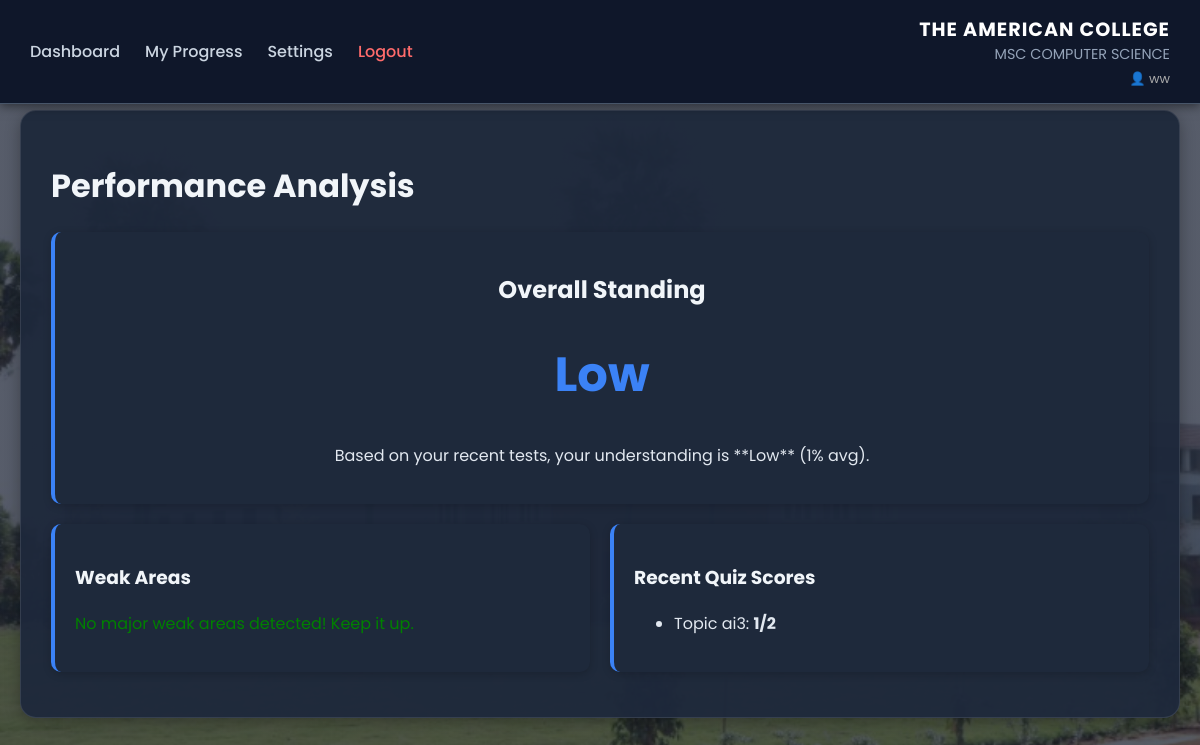
/analysis (signed in), run on an earlier commit of the app's database.
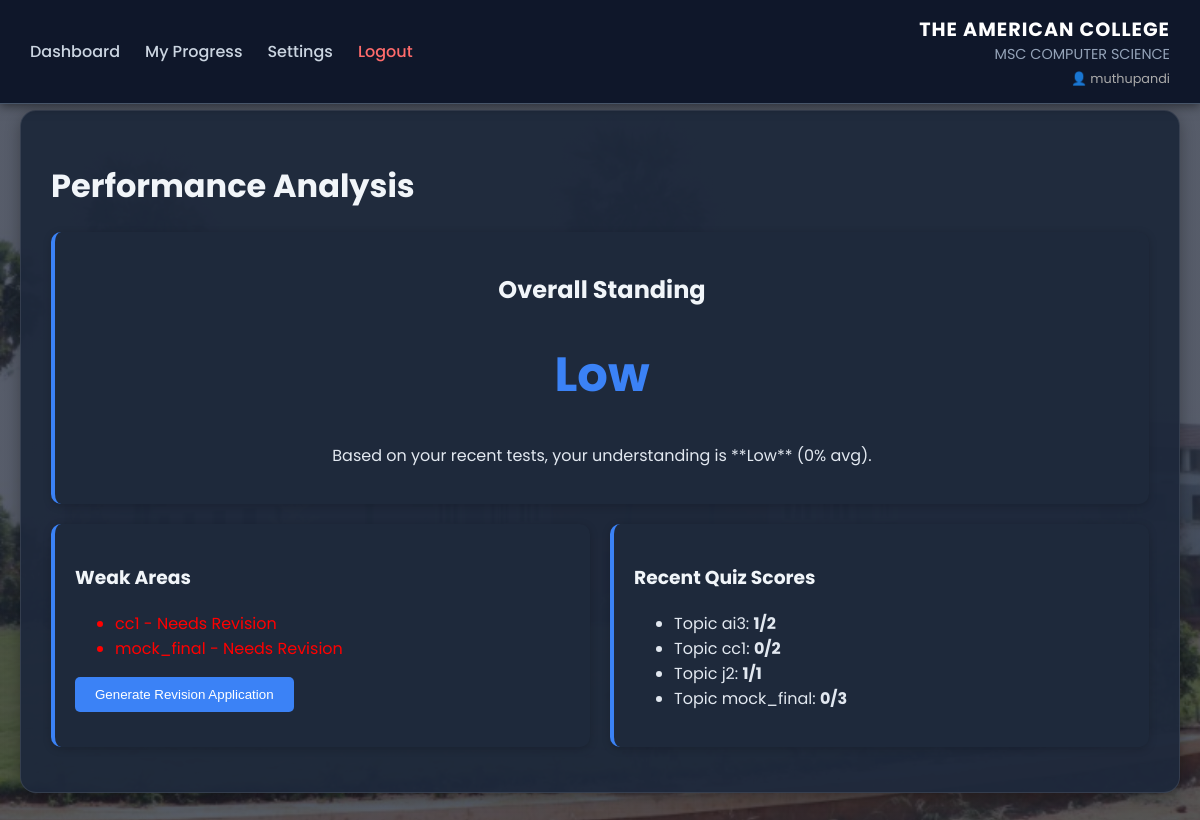
And on a later commit of the database.
### tables this page shows
CREATE TABLE quiz_scores (
            id INTEGER PRIMARY KEY AUTOINCREMENT,
            username TEXT,
            topic_id TEXT,
            score INTEGER,
            total INTEGER,
            timestamp TEXT,
            UNIQUE(username, topic_id)
        );

### app.py (the view)
@app.route('/analysis')
def analysis():
    if 'user' not in session: return redirect(url_for('index'))
    progress = get_student_progress(user_id(session['user']))
    scores_map = progress.get('quiz_scores', {})
    scores = []
    for tid, data in scores_map.items():
        d = data.copy()
        d['topic_id'] = tid
        scores.append(d)
    analysis_result = ai.analyze_performance(scores)
    return render_template('analysis.html', analysis=analysis_result, scores=progress.get('quiz_scores', {}))

### ai_engine.py (called while the page is built)
    def analyze_performance(self, scores_data):
        avg = 0
        if scores_data: avg = sum(s['score'] for s in scores_data) / len(scores_data)
        level = "Moderate"
        if avg > 80: level = "High"
        elif avg < 40: level = "Low"
        return {
            "level": level,
            "feedback": f"Based on your recent tests, your understanding is **{level}** ({int(avg)}% avg).",
            "weak_topics": [s.get('topic_id', 'Unknown') for s in scores_data if s['score'] < s['total']*0.5]
        }

### app.py (called while the page is built)
def user_id(user_obj):
    return user_obj.get('info_username', 'student') # Setup in login

### data_manager.py (called while the page is built)
def get_db_connection():
    conn = sqlite3.connect(DB_PATH)
    conn.row_factory = sqlite3.Row
    return conn

def get_student_progress(username):
    conn = get_db_connection()
    completed_rows = conn.execute('SELECT topic_id FROM topics_completed WHERE username = ?', (username,)).fetchall()
    topics_completed = [row['topic_id'] for row in completed_rows]
    score_rows = conn.execute('SELECT topic_id, score, total, timestamp FROM quiz_scores WHERE username = ?', (username,)).fetchall()
    quiz_scores = {}
    for row in score_rows:
        quiz_scores[row['topic_id']] = {
            "topic_id": row['topic_id'],
            "score": row['score'],
            "total": row['total'],
            "timestamp": row['timestamp']
        }
    conn.close()
    return {
        "topics_completed": topics_completed,
        "quiz_scores": quiz_scores,
        "syllabus_coverage": 0,
        "test_history": []
    }

### templates/analysis.html
{% extends "base.html" %}
{% block content %}
<div class="glass-panel">
    <h1>Performance Analysis</h1>
    <div class="card" style="text-align: center;">
        <h2>Overall Standing</h2>
        <h1 style="font-size: 3rem; color: var(--primary);">{{ analysis.level }}</h1>
        <p>{{ analysis.feedback }}</p>
    </div>
    <div style="display: flex; flex-wrap: wrap; gap: 20px; margin-top: 20px;">
        <div class="card" style="flex: 1;">
            <h3>Weak Areas</h3>
            {% if analysis.weak_topics %}
            <ul>
                {% for weak in analysis.weak_topics %}
                <li style="color: red;">{{ weak }} - Needs Revision</li>
                {% endfor %}
            </ul>
            <button class="btn">Generate Revision Application</button>
            {% else %}
            <p style="color: green;">No major weak areas detected! Keep it up.</p>
            {% endif %}
        </div>
        <div class="card" style="flex: 1;">
            <h3>Recent Quiz Scores</h3>
            {% if scores %}
            <ul>
                {% for tid, record in scores.items() %}
                <li>Topic {{ tid }}: <b>{{ record.score }}/{{ record.total }}</b></li>
                {% endfor %}
            </ul>
            {% else %}
            <p>No tests taken yet.</p>
            {% endif %}
        </div>
    </div>
</div>
{% endblock %}

### templates/base.html (shortened to what this page needs)
<!DOCTYPE html>
<html lang="en">
<head>
    <link rel="stylesheet" href="{{ url_for('static', filename='css/style.css') }}">
</head>
<body>
    <header>
        <div style="display: flex; align-items: center;">
            {% if session.get('user') %}
            <nav>
                <ul>
                    <li><a href="{{ url_for('dashboard') }}">Dashboard</a></li>
                    <li><a href="{{ url_for('analysis') }}">My Progress</a></li>
                    <li><a href="{{ url_for('settings') }}">Settings</a></li>
                    <li><a href="{{ url_for('logout') }}" style="color: #ff6b6b;">Logout</a></li>
                </ul>
            </nav>
            {% endif %}
        </div>
        <div class="logo-area" style="text-align: right;">
            <div class="college-name">THE AMERICAN COLLEGE</div>
            <div class="dept-name">MSC COMPUTER SCIENCE</div>
            {% if session.get('user') %}
            <div style="font-size: 0.8rem; margin-top: 5px; color: #aaa;">
                👤 {{ session.get('user')['name'] }}
            </div>
            {% else %}
            <a href="#" style="color: #fff; text-decoration: none; font-size: 0.9rem;">Login Portal</a>
            {% endif %}
        </div>
    </header>
    <div class="container">
        {% block content %}{% endblock %}
    </div>
</body>
</html>

### static/css/style.css (style rules this page uses)
:root { --college-dark: #0f172a; --college-blue: #1e293b; --accent: #3b82f6; --highlight: #f43f5e; --bg-light: #0f172a; --text-dark: #e2e8f0; --glass: rgba(30, 41, 59, 0.95); --primary: #3b82f6; --card-bg: #1e293b; --input-bg: #334155; --border-color: #475569; }
body { margin: 0; font-family: 'Poppins', sans-serif; background: linear-gradient(rgba(15, 23, 42, 0.7), rgba(15, 23, 42, 0.7)), url('/static/images/campus_bg.jpg') no-repeat center center fixed; background-size: cover; min-height: 100vh; color: var(--text-dark); }
.container { max-width: 1200px; margin: 90px auto 40px; padding: 20px; }
.glass-panel { background: var(--glass); border-radius: 16px; padding: 30px; box-shadow: 0 4px 15px rgba(0, 0, 0, 0.3); border: 1px solid rgba(255, 255, 255, 0.1); }
header { background: var(--college-dark); color: white; padding: 15px 30px; position: fixed; top: 0; left: 0; width: 100%; z-index: 1000; box-shadow: 0 2px 10px rgba(0, 0, 0, 0.5); display: flex; justify-content: space-between; align-items: center; box-sizing: border-box; border-bottom: 1px solid var(--border-color); }
.logo-area { display: flex; flex-direction: column; }
.college-name { font-size: 1.2rem; font-weight: bold; letter-spacing: 1px; }
.dept-name { font-size: 0.9rem; color: #94a3b8; }
nav ul { display: flex; list-style: none; margin: 0; padding: 0; align-items: center; }
nav ul li { margin-right: 25px; }
nav a { color: #cbd5e1; text-decoration: none; font-weight: 500; transition: color 0.3s; }
.btn { padding: 10px 20px; background: var(--accent); color: white; border: none; border-radius: 5px; cursor: pointer; text-decoration: none; display: inline-block; transition: background 0.3s; }
.card { background: var(--card-bg); padding: 20px; border-radius: 10px; margin-bottom: 15px; box-shadow: 0 2px 8px rgba(0, 0, 0, 0.2); border-left: 4px solid var(--accent); color: var(--text-dark); }
h1, h2, h3, h4, h5, h6 { color: #f1f5f9; }

What changed in the data, as far as the page shows it:
added quiz_scores: topic "cc1", score "0", total "2"
added quiz_scores: topic "mock_final", score "0", total "3"
added quiz_scores: topic "j2", score "1", total "1", shown under "Recent Quiz Scores"
Also different on the page:
{{ session.get('user')['name'] }}: "ww" → "muthupandi"
{{ analysis.feedback }}: "Based on your recent tests, your understanding is **Low** (1% avg)." → "Based on your recent tests, your understanding is **Low** (0% avg)."
text no longer shown: "No major weak areas detected! Keep it up."
text now shown: "Generate Revision Application"
